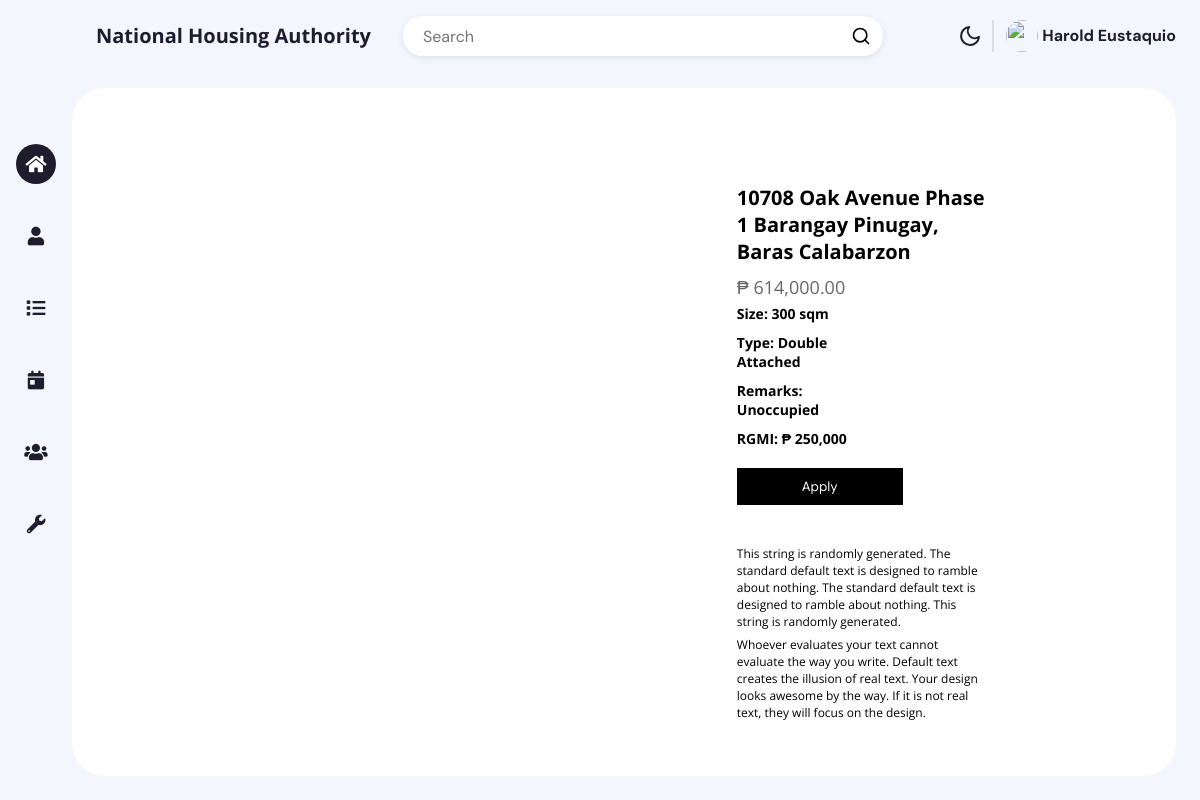
Screenshot of /listing-view.php?viewon=06W7X1Y2Z3 (signed in) with the database file from the repository.
### tables this page shows
CREATE TABLE `assets_tb` (
  `id` varchar(255) NOT NULL,
  `size` varchar(255) NOT NULL,
  `address` varchar(255) NOT NULL,
  `cellsite` varchar(255) NOT NULL,
  `barangay` varchar(255) NOT NULL,
  `municipality` varchar(255) NOT NULL,
  `city` varchar(255) NOT NULL,
  `region` varchar(255) NOT NULL,
  `type` varchar(255) NOT NULL,
  `remarks` varchar(255) NOT NULL,
  `rgmi` varchar(255) NOT NULL,
  `srp` varchar(255) DEFAULT NULL,
  `status` tinyint(1) NOT NULL,
  `date_added` varchar(255) NOT NULL
);

### listing-view.php (the view, shortened to what this page needs)
<?php
    include "php/login.php";
?>
<!DOCTYPE html>
<html lang="en">
<head>
    <link rel="stylesheet" href="https://use.fontawesome.com/releases/v5.15.3/css/all.css">
    <link rel="stylesheet" href="css/index-style.css">
</head>
<body>
    <div class="app-container">
    <?php include "widget/topbar.php"?>
    <div class="app-content">
        <?php include "widget/sidebar.php"; ?>
        <div class="projects-section">
        <div>
        <main>
            <?php
                $sql = "SELECT * FROM assets_tb WHERE id = '".$_GET['viewon']."' LIMIT 1;";
                $result = $conn->query($sql);
                while ($row = $result->fetch_assoc()) {
            ?>
            <div class="section" style="">
                <div class="section-content">
                    <div class="product-details">
                        <ul class="product-images">
                        </ul>
                        <ul class="product-info">
                            <li class="product-name"><?php echo $row['address'].' '.$row['cellsite'].' Barangay '.$row['barangay'].', '.$row['municipality'].' '.$row['region']; ?></li>
                            <li class="product-price"><span>₱ </span><span><?php echo number_format($row['srp'], 2, '.', ',');?></span></li>
                            <li class="product-attributes" style="margin-left: -40px;margin-top:-5px;">
                                <ul class="fields">
                                    <li><div class="field-name">Size: <?php echo $row['size'];?></div></li>
                                    <li><div class="field-name">Type: <?php echo $row['type'];?></div></li>
                                    <li><div class="field-name">Remarks: <?php echo $row['remarks'];?></div></li>
                                    <li><div class="field-name">RGMI: ₱ <?php echo $row['rgmi'];?></div></li>
                                </ul>
                            </li>
                            <li class="product-addtocart">
                                <button onclick="window.location.href='application.php?applyon=<?php echo $row['id']; ?>'">Apply</button>
                            </li>
                            <li class="product-description">
                                <p>This string is randomly generated. The standard default text is designed to ramble about nothing. The standard default text is designed to ramble about nothing. This string is randomly  generated.</p>
                                <p>Whoever evaluates your text cannot evaluate the way you write. Default text creates the illusion of real text. Your design looks awesome by the way. If it is not real text, they will focus on the design.</p>
                            </li>
                        </ul>
                    </div>
                </div>
            </div>
            <?php
                }
            ?>
            <div class="section" style="margin-top: -50px;">
            </div>
        </main>
        </div>
    </div>
</body>
</html>

### widget/topbar.php (shortened to what this page needs)
<div class="app-header">
    <div class="app-header-left">
    <p class="app-name">National Housing Authority</p>
    <div class="search-wrapper">
        <input class="search-input" type="text" placeholder="Search">
        <svg xmlns="http://www.w3.org/2000/svg" width="20" height="20" fill="none" stroke="currentColor" stroke-linecap="round" stroke-linejoin="round" stroke-width="2" class="feather feather-search" viewBox="0 0 24 24">
        <defs></defs>
        <circle cx="11" cy="11" r="8"></circle>
        <path d="M21 21l-4.35-4.35"></path>
        </svg>
    </div>
</div>
<div class="app-header-right">
    <button class="mode-switch" title="Switch Theme">
        <svg class="moon" fill="none" stroke="currentColor" stroke-linecap="round" stroke-linejoin="round" stroke-width="2" width="24" height="24" viewBox="0 0 24 24">
        <defs></defs>
        <path d="M21 12.79A9 9 0 1111.21 3 7 7 0 0021 12.79z"></path>
        </svg>
    </button>
    <button class="profile-btn">
        <img src="https://cdn-icons-png.flaticon.com/512/149/149071.png" />
        <span><?php echo $_SESSION['fname']." ".$_SESSION['lname']; ?></span>
    </button>
    </div>
</div>

### widget/sidebar.php
<div class="app-sidebar">
    <a href="index.php" class="app-sidebar-link <?php if (basename($_SERVER['PHP_SELF']) == "index.php" || basename($_SERVER['PHP_SELF']) == "listing.php" || basename($_SERVER['PHP_SELF']) == "listing-view.php") { ?>active<?php } ?>">
        <i class="fa fa-home fa-lg"></i>
    </a>
    <a href="account.php" class="app-sidebar-link <?php if (basename($_SERVER['PHP_SELF']) == "account.php") { ?>active<?php } ?>">
        <i class="fa fa-user fa-lg"></i>
    </a>
    <a href="application-list.php" class="app-sidebar-link <?php if (basename($_SERVER['PHP_SELF']) == "application-list.php" || basename($_SERVER['PHP_SELF']) == "application-view.php") { ?>active<?php } ?>">
        <i class="fa fa-list fa-lg"></i>
    </a>
    <a href="payment-calendar.php" class="app-sidebar-link <?php if (basename($_SERVER['PHP_SELF']) == "payment-calendar.php") { ?>active<?php } ?>">
        <i class="fa fa-calendar-day fa-lg"></i>
    </a>
    <a href="admin.php" class="app-sidebar-link <?php if (basename($_SERVER['PHP_SELF']) == "admin.php") { ?>active<?php } ?>">
        <i class="fa fa-users fa-lg"></i>
    </a>
    <a href="settings.php" class="app-sidebar-link <?php if (basename($_SERVER['PHP_SELF']) == "settings.php") { ?>active<?php } ?>">
        <i class="fa fa-wrench fa-lg"></i>
    </a>
</div>

### css/index-style.css (style rules this page uses)
* { box-sizing: border-box; }
:root { --app-container: #f3f6fd; --main-color: #1f1c2e; --secondary-color: #4A4A4A; --link-color: #1f1c2e; --link-color-hover: #c3cff4; --link-color-active: #fff; --link-color-active-bg: #1f1c2e; --projects-section: #fff; --message-box-hover: #fafcff; --message-box-border: #e9ebf0; --more-list-bg: #fff; --more-list-bg-hover: #f6fbff; --more-list-shadow: rgba(209, 209, 209, 0.4); --button-bg: #1f1c24; --search-area-bg: #fff; --star: #1ff1c2e; --message-btn: #fff; }
html, body { width: 100%; height: 100vh; margin: 0; }
body { font-family: "DM Sans", sans-serif; overflow: hidden; display: flex; justify-content: center; background-color: var(--app-container); }
button, a { cursor: pointer; }
.app-container { width: 100%; display: flex; flex-direction: column; height: 100%; background-color: var(--app-container); transition: 0.2s; max-width: 1800px; }
.app-container button, .app-container input, .app-container optgroup, .app-container select, .app-container textarea { font-family: "DM Sans", sans-serif; }
.app-content { display: flex; height: 100%; overflow: hidden; padding: 16px 24px 24px 0; }
.app-header { display: flex; justify-content: space-between; align-items: center; width: 100%; padding: 16px 24px; position: relative; }
.app-header-left, .app-header-right { display: flex; align-items: center; }
.app-header-left { flex-grow: 1; }
.app-header-right button { margin-left: 10px; }
.app-name { color: var(--main-color); margin: 0; font-size: 20px; line-height: 24px; font-weight: 700; margin: 0 32px; }
.mode-switch { background-color: transparent; border: none; padding: 0; color: var(--main-color); display: flex; justify-content: center; align-items: center; }
.search-wrapper { border-radius: 20px; background-color: var(--search-area-bg); padding-right: 12px; height: 40px; display: flex; justify-content: space-between; align-items: center; width: 100%; max-width: 480px; color: var(--light-font); box-shadow: 0 2px 6px 0 rgba(136, 148, 171, 0.2), 0 24px 20px -24px rgba(71, 82, 107, 0.1); overflow: hidden; }
.search-input { border: none; flex: 1; outline: none; height: 100%; padding: 0 20px; font-size: 16px; background-color: var(--search-area-bg); color: var(--main-color); }
.search-input:placeholder { color: var(--main-color); opacity: 0.6; }
.profile-btn { padding: 0; border: 0; background-color: transparent; display: flex; align-items: center; padding-left: 12px; border-left: 2px solid #ddd; }
.profile-btn img { width: 32px; height: 32px; -o-object-fit: cover; object-fit: cover; border-radius: 50%; margin-right: 4px; }
.profile-btn span { color: var(--main-color); font-size: 16px; line-height: 24px; font-weight: 700; }
.app-sidebar { padding: 40px 16px; display: flex; flex-direction: column; align-items: center; }
.app-sidebar-link { color: var(--main-color); color: var(--link-color); margin: 16px 0; transition: 0.2s; border-radius: 50%; flex-shrink: 0; width: 40px; height: 40px; display: flex; justify-content: center; align-items: center; }
.app-sidebar-link.active { background-color: var(--link-color-active-bg); color: var(--link-color-active); }
.projects-section { flex: 2; background-color: var(--projects-section); border-radius: 32px; padding: 32px 32px 0 32px; overflow: hidden; height: 100%; display: flex; flex-direction: column; }

### rows the page displays
assets_tb: address "10708 Oak Avenue", cellsite "Phase 1", barangay "Pinugay", municipality "Baras", region "Calabarzon", srp "614,000.00", size "300 sqm", type "Double Attached", remarks "Unoccupied", rgmi "250,000"

### other values shown
$_SESSION['fname'] "Harold"
$_SESSION['lname'] "Eustaquio"
